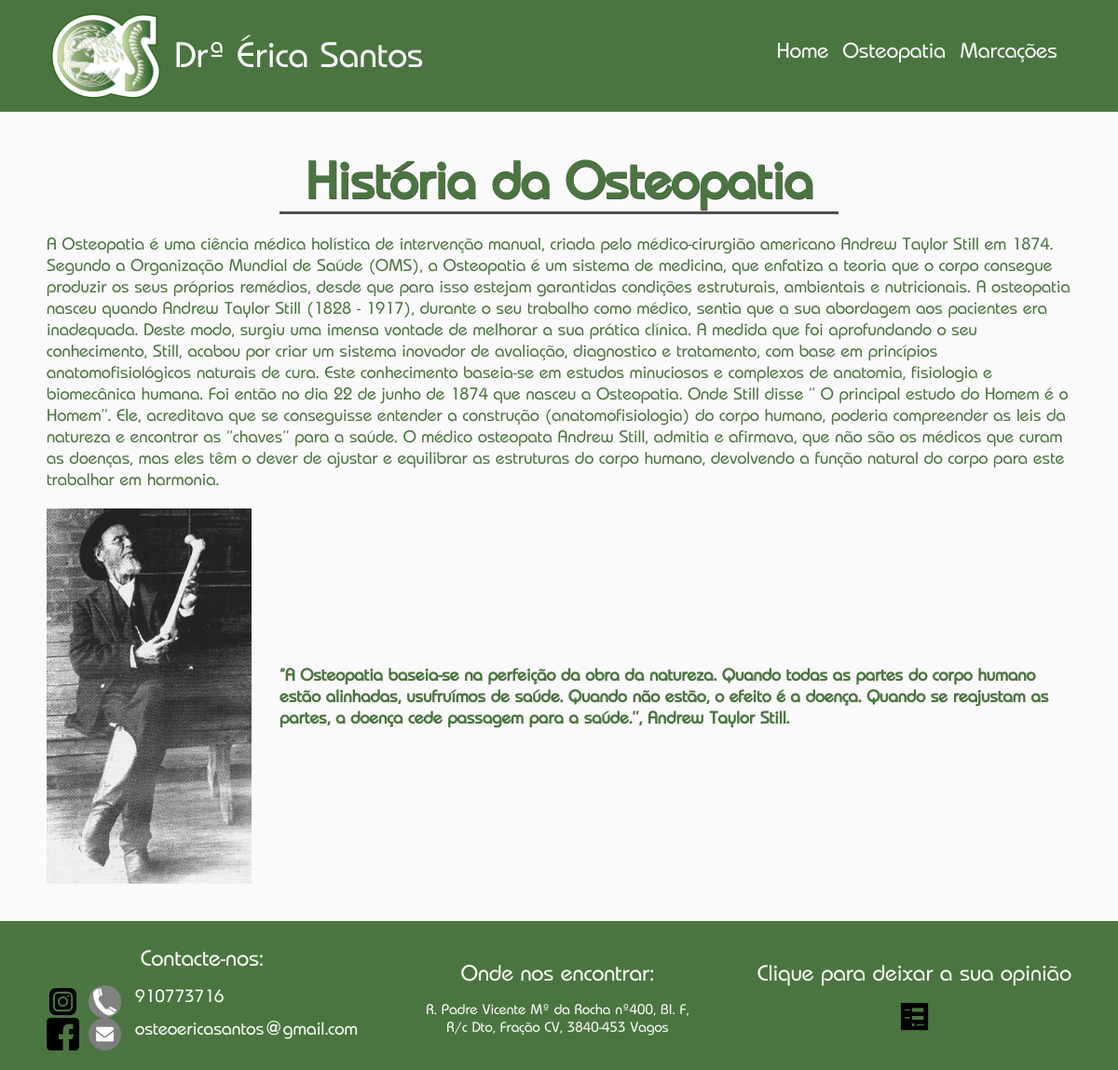
The page /osteopatia_historia/ on the database its author committed.
### eso/models.py (models this page shows, shortened)
class OsteopathyHistory(models.Model):
    text = models.TextField()
    image = models.ImageField(upload_to="eso/static/eso/media/image_history")
    quote_image = models.TextField()

### eso/views.py (the view)
# urls.py: path('osteopatia_historia/', osteopathy_history_page, name='osteopathy_history_page'),
def osteopathy_history_page(request):
    osteopathy_history = get_object_or_404(OsteopathyHistory)
    context = {"osteopathy_history": osteopathy_history}
    return render(request=request, template_name='eso/osteopathy_history_page.html', context=context)

### eso/templates/eso/osteopathy_history_page.html
{% extends "eso/base.html" %}
{% block main-content %}
    <h1>História da Osteopatia</h1>
    <div>{{osteopathy_history.text}}</div>
    <div id="container-history">
        <img id="image_history" class="scalable-img" src="{{osteopathy_history.image.url}}" alt="Imagem História">
        <label for="image_history"><b>{{osteopathy_history.quote_image}}</b></label>
    </div>
{% endblock %}

### eso/static/eso/styles/styles.css (style rules this page uses)
html { scroll-behavior: smooth; }
body { box-sizing: border-box; background-color: #fafafa; color: #4B7540; margin: 0; font-family: 'BauhausCustom'; font-size: 1em; }
h1 { text-align: center; text-shadow: #4f4f4f 0.5px 0.5px; font-size: 3em; border-bottom: solid 3px #4f4f4f; width: 600px; margin: 20px auto; }
.scalable-img { width: 80%; display: block; margin-left: auto; margin-right: auto; }
#container-history { display: flex; flex-direction: row; align-items: center; margin-top: 20px; }
#image_history { width: 20%; margin-right: 30px; }

### rows shown on the page
OsteopathyHistory: text "A Osteopatia é uma ciência médica holística de intervenção manual, criada pelo médico-cirurgião americano Andrew Taylor Still em 1874. Segundo a Organização Mundial de Saúde (OMS), a Osteopatia é um sistema de medicina, que enfatiza a teoria que o corpo consegue produzir os seus próprios remédios, desde que para isso estejam garantidas condições estruturais, ambientais e nutricionais. A osteopatia nasceu quando Andrew Taylor Still (1828 - 1917), durante o seu trabalho como médico, sentia que a sua abordagem aos pacientes era inadequada. Deste modo, surgiu uma imensa vontade de melhorar a sua prática clínica. A medida que foi aprofundando o seu conhecimento, Still, acabou por criar um…", image (picture), quote_image "“A Osteopatia baseia-se na perfeição da obra da natureza. Quando todas as partes do corpo humano estão alinhadas, usufruímos de saúde. Quando não estão, o efeito é a doença. Quando se reajustam as partes, a doença cede passagem para a saúde.’’, Andrew Taylor Still."
